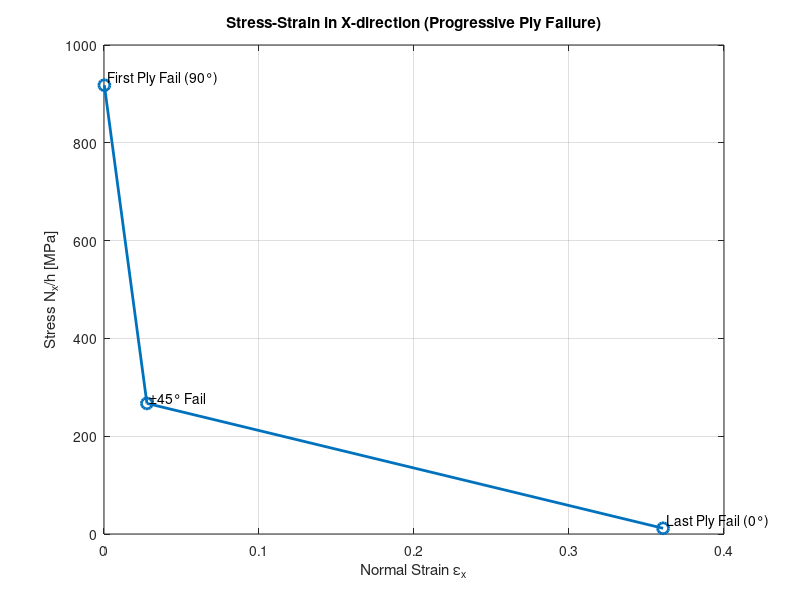
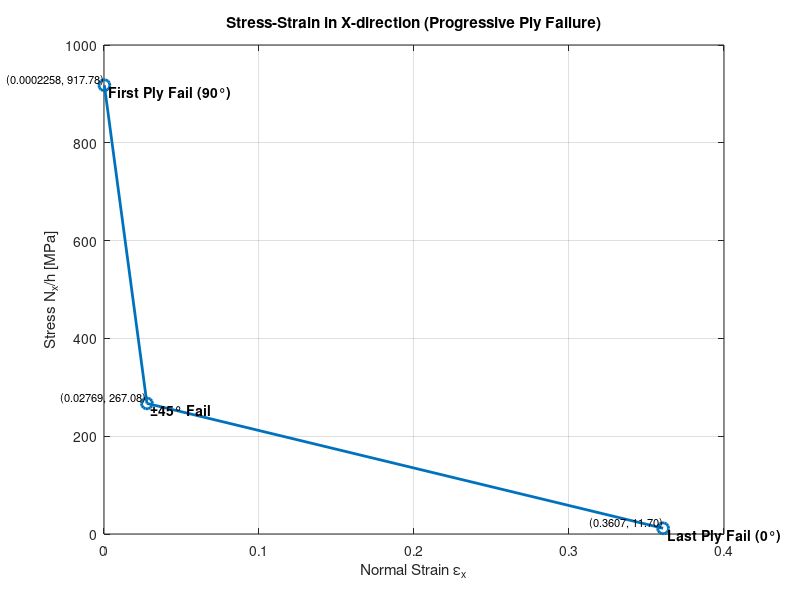

Write MATLAB code to recreate these figures, in order.
clear;
clc;

%Properties for Torayca T700 G Carbon fiber
Ef = 588e9; %Pa
Vf = 0.6;
vf = 0.21;
Gf = Ef/(2*(1+vf));
%Properties for Expoxy used in aerospace composites
Em = 3.5e9; %Pa
Vm = 0.4; % volumetric
vm = 0.34; %Poissons Ratio
Gm = Em/(2*(1+vm));

t1 = 0.000625;

ply_pattern = [0, 90, +45, -45, 0, 90]; %0, -15,0 ,0,15, 0

% Define number of times to repeat this pattern
N = 8;  % This gives 6 * N plies (e.g., 240 plies if N = 40)

P = 70e6; %Pa
r = 0.0762;%m
E_al = 68.9e9;%Pa
tal= 0.003;%m

alpha_1 = -1.1e-6;     % Updated from datasheet
alpha_2 = 30e-6;      % in 1/°C
alpha_12 = 0;
alpha = [alpha_1; alpha_2; alpha_12];  % Material coord

beta_1 = 0;
beta_2 = 0.02;
beta_12= 0;
beta = [beta_1;
    beta_2;
    beta_12];

DeltaT = -60;     % Example: thermal change (°C)
DeltaC = 0.2;    % Example: moisture content change




%Elastic Approach E1 calculation
E1_ROM = Ef * Vf + Em * (1 - Vf);

numerator = 2 * Em * Ef * Vf * (vf - vm)^2 * (1 - Vf);

denominator = Ef * (2 * vm^2 * Vf - vm + Vf * vm - Vf - 1) + ...
              Em * (-1 - 2 * Vf * vf^2 + vf - Vf * vf + 2 * vf^2 + Vf);

E1 = E1_ROM - (numerator/denominator);

%************************Elastic Approach E2 calculation******************

nm = 3 - 4 * vm;
nf = 3 - 4 * vf;

% Compute bulk moduli
Kf = Ef / (2 * (1 + vf) * (1 - 2 * vf));
Km = Em / (2 * (1 + vm) * (1 - 2 * vm));

% Compute effective bulk modulus K*
numerator = Km * (Kf + Gm) * Vm + Kf * (Km + Gm) * Vf;
denominator = (Kf + Gm) * Vm + (Km + Gm) * Vf;
K_star = numerator / denominator;

% Compute m
m = 1 + 4 * K_star * (vf^2) / E1;

% Compute A, B, C (from quadratic for G23)
Gf_Gm = Gf / Gm;

A = 3 * Vf * (1 - Vf)^2 * (Gf_Gm - 1) * (Gf_Gm + nf) + ...
    ((Gf_Gm * nm + nf * nm - Gf_Gm * Vf^3 * (Vf * nm * (Gf_Gm - 1) - Gf_Gm * nm - 1)));

B = -3 * Vf * (1 - Vf)^2 * (Gf_Gm - 1) * (Gf_Gm + nf) + ...
    0.5 * (nm * Gf_Gm + Gf_Gm) * Vf + ...
    (nm - 1) * (Gf_Gm + nf) - ...
    2 * (Gf_Gm * nm - Gf_Gm * nf) * Vf^3 + ...
    (Vf / 2) * (nm + 1) * (Gf_Gm - 1) * ...
    (Gf_Gm + nf + Gf_Gm * (nm - nf)) * Vf^3;

C = 3 * Vf * (1 - Vf)^2 * (Gf_Gm - 1) * (Gf_Gm + nf) + ...
    (nm * Gf_Gm + (Gf_Gm - 1) * Vf + 1) * ...
    (Gf_Gm + nf + Gf_Gm * (nm - nf)) * Vf^3;

% Solve the quadratic A*x^2 + 2B*x + C = 0 for x = G23/Gm
coeffs = [A, 2*B, C];
roots_x = roots(coeffs);

% Choose positive, real root for G23
G23 = Gm * max(real(roots_x(real(roots_x) > 0)));

% Compute Poisson’s ratio ν23
v23 = (K_star - m * G23) / (K_star + m * G23);

% Compute E2
E2 = 2 * (1 + v23) * G23;

% Display results
fprintf('G23 = %.2f GPa\n', G23 / 1e9);
fprintf('ν23 = %.4f\n', v23);
fprintf('Transverse modulus E2 = %.2f GPa\n', E2 / 1e9);

% **********************Elasticity approach calculation of v12***********

numerator = Vf * Vm * (vf - vm) * ...
    (2 * Ef * vm^2 + vm * Ef - Ef + Em - Em * Vf - 2 * Em * vf^2);

denominator = (2 * vm^2 * Vf - vm + vm * Vf - 1 - Vf) * Ef + ...
              (2 * vf^2 - Vf * vf - 2 * Vf * vf^2 + Vf + vf - 1) * Em;

v12 = vf*Vf +vm*Vm + (numerator / denominator);

fprintf('Poisson''s ratio v12 = %.6f\n', v12);

%*********************Elasticity approach G12 calculations***************

G12 = Gm *((Gf*(1+Vf)+Gm*(1-Vf))/(Gf*(1-Vf)+Gm*(1+Vf)));

fprintf('Shear modulus G12= %.2f\n',G12);

v21 = v12 * E2 / E1;  % Ensure reciprocal relation
% Material properties
%E1 = 338e9;      % Pa
%E2 = 103e9;      % Pa
%G12 = 7.2e9;     % Pa
%v12 = 0.27;


% Reduced stiffness matrix [Q]
Q11 = E1 / (1 - v12 * v21);
Q12 = v12 * E2 / (1 - v12 * v21);
Q22 = E2 / (1 - v12 * v21);
Q66 = G12;

% Ply angles in degrees



% Build the full theta_deg vector
theta_deg = repmat(ply_pattern, 1, N);

% Count number of plies
nplies = length(theta_deg);

% Initialize 3D matrix to store Q_bar for each ply
Qbar_all = zeros(3, 3, nplies);

for i = 1:nplies
    theta = deg2rad(theta_deg(i));
    c = cos(theta);
    s = sin(theta);

    % Barred Q components from CLT (as in image)
    Q11_bar = Q11 * c^4 + Q22 * s^4 + 2*(Q12 + 2*Q66) * s^2 * c^2;
    Q12_bar = (Q11 + Q22 - 4*Q66) * s^2 * c^2 + Q12 * (s^4 + c^4);
    Q22_bar = Q11 * s^4 + Q22 * c^4 + 2*(Q12 + 2*Q66) * s^2 * c^2;
    Q16_bar = (Q11 - Q12 - 2*Q66) * c^3 * s - (Q22 - Q12 - 2*Q66) * s^3 * c;
    Q26_bar = (Q11 - Q12 - 2*Q66) * c * s^3 - (Q22 - Q12 - 2*Q66) * c^3 * s;
    Q66_bar = (Q11 + Q22 - 2*Q12 - 2*Q66) * s^2 * c^2 + Q66 * (s^4 + c^4);

    % Store the full Q̄ matrix
    Qbar_all(:,:,i) = [Q11_bar, Q12_bar, Q16_bar;
                       Q12_bar, Q22_bar, Q26_bar;
                       Q16_bar, Q26_bar, Q66_bar];
end

% Display result for the first ply
disp('Q̄ matrix for Ply 1 (Pa):');
for i = 1:nplies
disp(Qbar_all(:,:,i));
end
%****************************hcalculation*************************

n = nplies;                        % Number of plies

t_ply = t1;               % Ply thickness in meters
t = t_ply * ones(1, n);        % Vector of ply thicknesses

% Total laminate thickness
h = sum(t);

% Initialize surface position array
h_surface = zeros(1, n+1);     % h_0 to h_n

% Calculate h_0 (top surface)
h_surface(1) = -h/2;

% Loop through to calculate remaining surfaces
for k = 2:n+1
    h_surface(k) = h_surface(k-1) + t(k-1);   % bottom of ply k-1
end

% Display results
disp(['Total laminate thickness h = ', num2str(h), ' m']);
disp('z-positions of ply surfaces (from top h_0 to bottom h_n):');
disp(h_surface');

%**************************** A, B, D matrix calculation *************************

% Initialize A, B, and D matrices
A = zeros(3,3);
B = zeros(3,3);
D = zeros(3,3);

% Loop over each ply to compute contributions
for k = 1:n
    Qk = Qbar_all(:,:,k);             % Q̄ matrix for ply k
    z_k = h_surface(k+1);             % bottom surface of ply k
    z_k_1 = h_surface(k);             % top surface of ply k
    
    delta_z = z_k - z_k_1;
    
    A = A + Qk * delta_z;
    B = B + 0.5 * Qk * (z_k^2 - z_k_1^2);
    D = D + (1/3) * Qk * (z_k^3 - z_k_1^3);
end

% Display results
disp('A matrix [N/m]:');
disp(A);

disp('B matrix [N]:');
disp(B);

disp('D matrix [Nm]:');
disp(D);

%**************************** Inverses of A, B, D *************************

% Inverses of A, B, and D matrices
A_inv = inv(A);
B_inv = inv(B);
D_inv = inv(D);

% Display inverse matrices
disp('Inverse of A matrix [m/N]:');
disp(A_inv);

disp('Inverse of B matrix:');
disp(B_inv);

disp('Inverse of D matrix [1/Nm]:');
disp(D_inv);

% in plane engineering constant of a laminate

Ex = 1/(h*A_inv(1,1));
Ey = 1/(h*A_inv(2,2));
Gxy = 1/(h*A_inv(3,3));
vxy = - A_inv(1,2)/(A_inv(1,1));
vyx = - A_inv(1,2)/(A_inv(2,2));

%Flexural Engineering contants

Efx = 12/(h^3*D_inv(1,1));
Efy = 12/(h^3*D_inv(2,2));
Gfxy = 12/(h^3*D_inv(3,3));
vfxy = - D_inv(1,2)/(D_inv(1,1));
vfyx = - D_inv(1,2)/(D_inv(2,2));

% using the following equation calculated from hoop formula for thin wall
% pressure cylinder, which is Sigal = P*r/(tal+(E_comp * h/E_al))



%************stress(x) developed in alluminum linner due to pressure=70Mpa in cylinder ************

sigma_al = P*r/(tal+(Ex * h/E_al)); % should be less than sigma_al=(sigma_y)ult/SF which is sigma_al=255e6/2.5=1.02e8

%***************************Allowable stress for alluminum linner************
sigma_all=255e6/2;% allowable stress in x direction in alluminum

if sigma_al <= sigma_all
    fprintf('✅ Design is SAFE. sigma_al = %.2f MPa ≤ sigma_all = %.2f MPa\n', sigma_al/1e6, sigma_all/1e6);
else
    fprintf('❌ Design is NOT SAFE. sigma_al = %.2f MPa > sigma_all = %.2f MPa\n', sigma_al/1e6, sigma_all/1e6);
end





%****************Calculation for stress based on chapter 4 in Cabon fiber/epoxy laminate**************



% Assuming ply_pattern is in degrees (like [0 15 -15 ...])
T_inv = zeros(3, 3, nplies);
alpha_all = zeros(3, nplies);  % Store all α in global coord
alpha_new = zeros(3, nplies);

beta_all = zeros(3, nplies);  % Store all α in global coord
beta_new = zeros(3, nplies);
for i = 1:nplies

    theta = deg2rad(theta_deg(i));  % Convert degrees to radians
    c = cos(theta);
    s = sin(theta);

    % Transformation matrix for thermal expansion
    T_inv(:,:,i) = [c^2, s^2, -2*s*c;
                    s^2, c^2,  2*s*c;
                    s*c, -s*c, c^2 - s^2];

    % Apply transformation to α
    alpha_new(:,i) = T_inv(:,:,i) * alpha;
    alpha_all(:,i) = alpha_new(:,i);
 
    alpha_all(3,i) = alpha_new(3,i)/2;

    % Display
    fprintf('Alpha [x y xy] for Ply %d:\n', i);
    disp(alpha_all(:,i));

    beta_new(:,i) = T_inv(:,:,i) * beta;
    beta_all(:,i) = beta_new(:,i);
 
    beta_all(3,i) = beta_new(3,i)/2;

    % Display
    fprintf('beta [x y xy] for Ply %d:\n', i);
    disp(beta_all(:,i));

end

% Hygrothermal force/moment resultants



N_T = zeros(3,1);  % Thermal force
M_T = zeros(3,1);  % Thermal moment
N_C = zeros(3,1);  % Moisture force
M_C = zeros(3,1);  % Moisture moment

for k = 1:nplies

    Qk = Qbar_all(:,:,k);         % Q̄ for ply k
    alpha_k = alpha_all(:,k);     % Global α for ply k
    beta_k  = beta_all(:,k);      % Global β for ply k

    z_k = h_surface(k+1);         % bottom surface
    z_k_1 = h_surface(k);         % top surface

    delta_z = z_k - z_k_1;
    delta_z2 = z_k^2 - z_k_1^2;
    delta_z3 = z_k^3 - z_k_1^3;

    N_T = N_T + DeltaT * Qk * alpha_k * delta_z;
    M_T = M_T + 0.5 * DeltaT * Qk * alpha_k * delta_z2;

    N_C = N_C + DeltaC * Qk * beta_k * delta_z;
    M_C = M_C + 0.5 * DeltaC * Qk * beta_k * delta_z2;

end

% Display results
fprintf('\n--- Thermal Force Resultant N_T [N/m] ---\n');
disp(N_T);
fprintf('--- Thermal Moment Resultant M_T [Nm/m] ---\n');
disp(M_T);

fprintf('\n--- Moisture Force Resultant N_C [N/m] ---\n');
disp(N_C);
fprintf('--- Moisture Moment Resultant M_C [Nm/m] ---\n');
disp(M_C);

NM_T = [N_T; M_T]; %specificly for calculating hygrothermal properties

% Stack moisture force and moment
NM_C = [N_C; M_C]; %specificly for calculating hygrothermal properties

% Add them together
NMTC_total = NM_T + NM_C; %specificly for calculating hygrothermal properties

% Display the result
disp('Total Hygrothermal Force & Moment Resultant [N/m; Nm/m]:');
disp(NMTC_total);

ABD = [A,B;B,D];
disp(ABD);
ABD_inv = inv(ABD);
disp(ABD_inv);
%strain = zeros(3,1);
%*******************Hygrothermal Effect in a Cabon fiber/Epoxy Laminate **********************
%*************Starins in the laminate e0 and k*********************
strain = ABD_inv * NMTC_total;
disp('Starins in the mid plane fue to bending and curvature');
disp(strain);

e0 = [strain(1,1);
    strain(2,1);
    0]; %specificly for calculating hygrothermal properties


k = [0;
    0;
    strain(6,1)];%specificly for calculating hygrothermal properties


%*******************Hygrothermal Effect in a Cabon fiber/Epoxy Laminate **********************
%*************hygrothermal properties for bottom layer*********************
e_bottom = e0 + (h/2) * k;
disp('strain in x,y and xy for the bottom most layer is')
disp(e_bottom);

et_bottom = DeltaT * alpha_all(:,n);
disp('Thermal strain in x,y and xy for the bottom most layer is')
disp(et_bottom);

ec_bottom = DeltaC * beta_all(:,n);
disp('Moisture strain in x,y and xy for the bottom most layer is')
disp(ec_bottom);

em_bottom = e_bottom-et_bottom-ec_bottom;
disp('Mechanical strain in x,y and xy for the bottom most layer is')
disp(em_bottom);

sigma_bottom = Qbar_all(:,:,n) * em_bottom;
disp('stress in x,y and xy for the bottom most layer is')
disp(sigma_bottom);

%*************hygrothermal properties for top layer**********************
e_top = e0 + (-h/2) * k;
disp('strain in x,y and xy for the top most layer is')
disp(e_top);

et_top = DeltaT * alpha_all(:,1);
disp('Thermal strain in x,y and xy for the top most layer is')
disp(et_top);

ec_top = DeltaC * beta_all(:,1);
disp('Moisture strain in x,y and xy for the top most layer is')
disp(ec_top);

em_top = e_top-et_top-ec_top;
disp('Mechanical strain in x,y and xy for the top most layer is')
disp(em_top);

sigma_top = Qbar_all(:,:,1) * em_top;
disp('stress in x,y and xy for the top most layer is')
disp(sigma_top);

% *********** Strain Distribution Through Laminate Thickness no external load**************

% Use z-positions of ply interfaces (nplies + 1 values)
z_points = h_surface;  % Already defined from -h/2 to +h/2 at ply boundaries

% Preallocate strain array [εx; εy; γxy]
strain_through_laminate = zeros(3, length(z_points));

% Compute strain at each interface (z = h_surface(i))
for i = 1:length(z_points)
    z = z_points(i);
    strain_through_laminate(:,i) = e0 + z * k;
end


% *********** Stress Distribution applied Through Laminate Thickness no external load **************

% Use z-positions of ply interfaces (nplies + 1 values)
z_points = h_surface;

% Preallocate stress array [σx; σy; τxy]
stress_through_laminate = zeros(3, length(z_points));

% Compute stress using precomputed strain at each z_point
for i = 1:length(z_points)
    ply_index = min(i, nplies);  % Safely cap the index
    Qk = Qbar_all(:,:,ply_index);  % Use corresponding Qbar matrix
    
    % Compute stress
    stress = Qk * strain_through_laminate(:, i);
    
    % Store result
    stress_through_laminate(:, i) = stress;
end

%----------------chapter 4 finished----------------------------------------

%****************************Chafter 5*************************************

sigma_x_comp = (P * r) / (2 * (tal + (Ex * h / E_al)));
sigma_y_comp = (P * r) / (2 * (tal + (Ey * h / E_al)));
fprintf('⬆️sigma x composite  = %.2e N/m\n ', sigma_x_comp);
fprintf('⬆️sigma y composite = %.2e N/m\n', sigma_y_comp);

Nx = sigma_x_comp * h;

Ny = sigma_y_comp * h;

    
Nxy = 0;

Mx = 0;

My = 0;

Mxy = 0;

NM = [Nx;Ny;Nxy;Mx;My;Mxy];

%e0k = zeros(3);

e0k = ABD_inv * NM;

epsilon_0 = [e0k(1,1);e0k(2,1);e0k(3,1)];
kappa = [e0k(4,1);e0k(5,1);e0k(6,1)];

z_points = 0.5 * (h_surface(1:end-1) + h_surface(2:end));  % mid-plane of each ply

% Initialize strain arrays
strains_g = zeros(3, 1, nplies);  % global strain
strains_m = zeros(3, 1, nplies);  % mechanical strain
stresses_g = zeros(3, 1, nplies);   % resulting stress
stresses_l = zeros(3, 1, nplies);
strains_l = zeros(3,1, nplies);

T = zeros(3, 3, nplies);

R = [1,0,0;
    0,1,0;
    0,0,2]; % reuters matrix
R_inv = inv(R);

for k = 1:nplies
    z = z_points(k);  % mid-plane depth of kth ply

    % Equation (4.69): global strain at depth z
    strains_g(:,:,k) = epsilon_0 + z * kappa;

    % Only apply thermal and moisture strain for ply 1 (top surface)
   

    % Equation (4.70): mechanical strain in kth ply
    strains_m(:,:,k) = strains_g(:,:,k) ;

    % Equation (4.71): mechanical stress in kth ply
    Qk = Qbar_all(:,:,k);
    stresses_g(:,:,k) = Qk * strains_m(:,:,k);

theta = deg2rad(theta_deg(k));

    c = cos(theta);
    s = sin(theta);

    % Transformation matrix for thermal expansion
    T(:,:,k) = [c^2, s^2, 2*s*c;
                    s^2, c^2,  -2*s*c;
                    -s*c, s*c, c^2 - s^2];

    stresses_l(:,:,k) = T(:,:,k)*stresses_g(:,:,k);

   % strains_l (:,:,k) = R * T(:,:,k)* inv(R) * strains_g(:,:,k);
T_strain = [c^2, s^2, c*s;
            s^2, c^2, -c*s;
            -2*c*s, 2*c*s, c^2 - s^2];

strains_l(:,:,k) = T_strain * strains_g(:,:,k);
end


% ------------------- Tsai-Wu Strength Ratio Calculation -------------------

% Constants
sigma1T_u = 2.01e9;   % Longitudinal tensile
sigma1C_u = 0.79e9;   % Longitudinal compressive
sigma2T_u = 34e6;     % Transverse tensile (from 90° test)
sigma2C_u = 246e6;    % Transverse compressive (reasonable assumption)
shear12_u = 55e6;     % Shear strength
%et1_u = 0.015;       % Longitudinal tensile strain
%et2_u = 0.006;       % Transverse tensile strain
  % Shear strength tau12 [Pa]

% Packing-based transverse compressive strain
%d_s = (2*3^(1/3)*Vf/pi())^(1/2);%hexagonal packing
%ecm_u = sigmam_u / Em;

%ec2_u =((d_s)*(Em/Ef)+(1-(d_s)))*ecm_u;
%ef_ult = sigmaf_u / Ef;

% Ultimate stresses
%sigma1T_u = sigmaf_u * Vf + ef_ult * Em * (1 - Vf);
%sigma2T_u = E2 * et2_u;
%sigma1C_u = E1 * et2_u / v12;
%sigma2C_u = E2 * ec2_u;

% Tsai-Wu coefficients
H1 = 1/sigma1T_u - 1/sigma1C_u;
H2 = 1/sigma2T_u - 1/sigma2C_u;
H6 = 0;
H11 = 1 / (sigma1T_u * sigma1C_u);
H22 = 1 / (sigma2T_u * sigma2C_u);
H66 = 1 / (shear12_u^2);
H12 = -0.5 * sqrt(H11 * H22);

% Strength Ratio storage
SR_all = zeros(1, nplies);

for k = 1:nplies
    sigma1 = stresses_l(1,1,k);   % σ1 in local coords
    sigma2 = stresses_l(2,1,k);   % σ2
    tau12  = stresses_l(3,1,k);   % τ12

    % Coefficients of quadratic in SR
    A = H11 * sigma1^2 + H22 * sigma2^2 + H66 * tau12^2 + 2 * H12 * sigma1 * sigma2;
    B = H1 * sigma1 + H2 * sigma2 + H6 * tau12;

    % Solve for SR from Tsai-Wu failure criterion
    SR = (-B + sqrt(B^2 + 4*A)) / (2*A);
    SR_all(k) = SR;
end

% Display results
fprintf('\n--- Tsai-Wu Strength Ratios for Each Ply ---\n');
disp(SR_all');

% Find the minimum strength ratio and the index of the failing ply
[SR_min, min_index] = min(SR_all);

% Update Nx and Ny based on the minimum strength ratio
Nx = Nx * SR_min;
Ny = Ny *SR_min;

% Get ply angle that caused failure
failing_angle = theta_deg(min_index);

% Display information
fprintf('\n*** First Ply Failure ***\n');
fprintf('Minimum Strength Ratio (SR_min): %.4f\n', SR_min);
fprintf('Failing ply index: %d\n', min_index);
fprintf('Ply angle (deg): %d°\n', failing_angle);
fprintf('Updated Nx = %.2e N/m\n', Nx);
fprintf('Updated Ny = %.2e N/m\n', Ny);

Nx_fpf = Nx;
fprintf('\n⚠️ First Ply Failure Stress sigmax = %.4f\n', Nx_fpf);
ex0_fpf = epsilon_0(1);
fprintf('\n⚠️First Ply Failure Strain ex0 = %.4f\n', ex0_fpf);
Ny_fpf = Ny;
fprintf('\n⚠️ First Ply Failure Stress sigmay = %.4f\n', Ny_fpf);
ey0_fpf = epsilon_0(2);
fprintf('\n⚠️ First Ply Failure Strain ey0 = %.4f\n', ey0_fpf);
strain_x_history = ex0_fpf;
Nx_history = Nx_fpf;

% ------------------- Recalculate SR After Ply Failure -------------------

% Define the angle that has failed completely (e.g., 90°)
failed_angle_deg = failing_angle;

% Loop through all plies and zero Qbar if angle is failed
for k = 1:nplies
    if theta_deg(k) == failed_angle_deg
        Qbar_all(:,:,k) = zeros(3);  % Degrade completely
    end
end

% Recalculate A matrix with updated Qbar_all
A = zeros(3,3);
for k = 1:nplies
    z_k = h_surface(k+1);
    z_k_1 = h_surface(k);
    delta_z = z_k - z_k_1;
    A = A + Qbar_all(:,:,k) * delta_z;
end

B = zeros(3,3);
for k = 1:nplies
    z_k = h_surface(k+1);
    z_k_1 = h_surface(k);
    delta_z = z_k^2 - z_k_1^2;
    B = B + 0.5*Qbar_all(:,:,k) * delta_z;
end

D = zeros(3,3);
for k = 1:nplies
    z_k = h_surface(k+1);
    z_k_1 = h_surface(k);
    delta_z = z_k^3 - z_k_1^3;
    D = D + (1/3)*Qbar_all(:,:,k) * delta_z;
end


A_inv = inv(A);
B_inv = inv(B);
D_inv = inv(D);

% Recalculate mid-plane strain using updated loads
ABD = [A, B; B, D];
ABD_inv = inv(ABD);
NM = [Nx; Ny; 0; 0; 0; 0];

strain_k = ABD_inv * NM;
epsilon_0 = strain_k(1:3);
kappa = strain_k(4:6);

% Mid-plane z-points again
z_points = 0.5 * (h_surface(1:end-1) + h_surface(2:end));

% ------------------- Recalculate SR for Each Ply -------------------
SR_updated = ones(1, nplies);  % Default SR = 1 for failed plies

for k = 1:nplies
    if theta_deg(k) == failed_angle_deg
        continue;  % Skip already-failed ply
    end

    z = z_points(k);
    epsilon_g = epsilon_0 + z * kappa;

    theta = deg2rad(theta_deg(k));
    c = cos(theta);
    s = sin(theta);

    T = [c^2, s^2, 2*s*c;
         s^2, c^2, -2*s*c;
         -s*c, s*c, c^2 - s^2];

    T_strain = [c^2, s^2, c*s;
                s^2, c^2, -c*s;
                -2*c*s, 2*c*s, c^2 - s^2];

    epsilon_l = T_strain * epsilon_g;
    Qk = Qbar_all(:,:,k);
    sigma_g = Qk * epsilon_g;
    sigma_l = T * sigma_g;

    sigma1 = sigma_l(1);
    sigma2 = sigma_l(2);
    tau12 = sigma_l(3);

    % Tsai-Wu coefficients
    H1 = 1/sigma1T_u - 1/sigma1C_u;
    H2 = 1/sigma2T_u - 1/sigma2C_u;
    H6 = 0;
    H11 = 1/(sigma1T_u * sigma1C_u);
    H22 = 1/(sigma2T_u * sigma2C_u);
    H66 = 1/(shear12_u^2);
    H12 = -0.5 * sqrt(H11 * H22);

    A_tw = H11 * sigma1^2 + H22 * sigma2^2 + H66 * tau12^2 + 2 * H12 * sigma1 * sigma2;
    B_tw = H1 * sigma1 + H2 * sigma2;
    SR = (-B_tw + sqrt(B_tw^2 + 4*A_tw)) / (2*A_tw);

    SR_updated(k) = SR;
end

% ------------------- Display 2nd SR Values -------------------

fprintf('\n--- Updated Strength Ratios After %d° Ply Failure ---\n', failed_angle_deg);
for k = 1:nplies
    fprintf('Ply %3d (Angle %3d°):  SR = %.4f\n', k, theta_deg(k), SR_updated(k));
end

% Step 1: Remove plies that already failed (SR == 1 or Qbar == 0)
SR_filtered = SR_updated(SR_updated < 1 & SR_updated > 0);

% Step 2: Check if any plies are left to fail
if isempty(SR_filtered)
    fprintf('🛑 All plies have failed or no further failure possible.\n');

end

% Step 3: Get minimum SR (next ply to fail)
SR_min_next = min(SR_filtered);

% Step 4: Apply SR_min to increase applied load
Nx = Nx*SR_min_next ;
Ny = Ny*SR_min_next;

fprintf('\n⚠️ Next failing ply SR = %.6f\n', SR_min_next);
fprintf('⬆️ Updated Nx = %.2e N/m\n', Nx);
fprintf('⬆️ Updated Ny = %.2e N/m\n', Ny);

Nx_2pf = Nx;
fprintf('\n⚠️ second Ply Failure Stress sigmax = %.4f\n', Nx_2pf);
ex0_2pf = epsilon_0(1);
fprintf('\n⚠️ second Ply Failure Strain ex0 = %.4f\n', ex0_2pf);
Ny_2pf = Ny;
fprintf('\n⚠️ second Ply Failure load = %.4f\n', Ny_2pf);
ey0_2pf = epsilon_0(2);
fprintf('\n⚠️ second Ply Failure load= %.4f\n', ey0_2pf);
strain_x_history(end+1) = ex0_2pf;
Nx_history(end+1) = Nx_2pf;

%***********************3rd iteration for third angle*********************
% --- Third Iteration: Handle Failure of ±45° Plies ---

% Generalize: Mark plies with these angles as failed (degrade stiffness)
failed_angles_deg = [45, -45];

for k = 1:nplies
    if any(theta_deg(k) == failed_angles_deg)
        Qbar_all(:,:,k) = zeros(3);  % Fully degrade this ply
    end
end

% Recalculate A matrix
A = zeros(3,3);
for k = 1:nplies
    z_k = h_surface(k+1);
    z_k_1 = h_surface(k);
    A = A + Qbar_all(:,:,k) * (z_k - z_k_1);
end
A_inv = inv(A);

% Recompute mid-plane strain
ABD = [A, zeros(3); zeros(3), eye(3)];
ABD_inv = [A_inv, zeros(3); zeros(3), zeros(3)];
NM = [Nx; Ny; 0; 0; 0; 0];

strain_k = ABD_inv * NM;
epsilon_0 = strain_k(1:3);
kappa = strain_k(4:6);

% Compute SR values again
SR_third = ones(1, nplies);  % Default to 1 for failed plies
z_points = 0.5 * (h_surface(1:end-1) + h_surface(2:end));

for k = 1:nplies
    % Skip failed plies (Q = 0)
    if all(Qbar_all(:,:,k) == 0)
        continue;
    end

    z = z_points(k);
    epsilon_g = epsilon_0 + z * kappa;

    theta = deg2rad(theta_deg(k));
    c = cos(theta); s = sin(theta);

    % Transformation matrices
    T = [c^2, s^2, 2*s*c;
         s^2, c^2, -2*s*c;
         -s*c, s*c, c^2 - s^2];

    T_strain = [c^2, s^2, c*s;
                s^2, c^2, -c*s;
                -2*c*s, 2*c*s, c^2 - s^2];

    epsilon_l = T_strain * epsilon_g;
    Qk = Qbar_all(:,:,k);
    sigma_g = Qk * epsilon_g;
    sigma_l = T * sigma_g;

    sigma1 = sigma_l(1);
    sigma2 = sigma_l(2);
    tau12 = sigma_l(3);

    A_tw = H11 * sigma1^2 + H22 * sigma2^2 + H66 * tau12^2 + 2 * H12 * sigma1 * sigma2;
    B_tw = H1 * sigma1 + H2 * sigma2;

    if A_tw <= 0
        SR = 1;  % If no stiffness, treat as failed/inactive
    else
        SR = (-B_tw + sqrt(B_tw^2 + 4*A_tw)) / (2*A_tw);
    end

    SR_third(k) = SR;
end

% --- Display SRs ---
fprintf('\n--- Third Iteration: SRs for Remaining Plies ---\n');
for k = 1:nplies
    fprintf('Ply %3d (Angle %3d°):  SR = %.4f\n', k, theta_deg(k), SR_third(k));
end

% --- Filter SRs ---
SR_valid = SR_third(SR_third < 1 & SR_third > 0);

if isempty(SR_valid)
    fprintf('✅ All remaining plies are safe. No further failure detected.\n');
else
    SR_min_third = min(SR_valid);

    % Update loads for next iteration
    Nx = Nx*SR_min_third ;
    Ny = Ny*SR_min_third ;

    fprintf('\n⚠️ Third Iteration: Minimum SR = %.4f\n', SR_min_third);
    fprintf('⬆️ Updated Nx = %.2e N/m\n', Nx);
    fprintf('⬆️ Updated Ny = %.2e N/m\n', Ny);
end

Nx_Lpf = Nx;
fprintf('\n⚠️ Last Ply Failure Stress sigmax = %.4f\n', Nx_Lpf);
ex0_Lpf = epsilon_0(1);
fprintf('\n⚠️ Last Ply Failure Strain ex0 = %.4f\n', ex0_Lpf);
Ny_Lpf = Ny;
fprintf('\n⚠️ Last Ply Failure Load = %.4f\n', Ny_Lpf);
ey0_Lpf = epsilon_0(2);
fprintf('\n⚠️ Last Ply Failure load = %.4f\n', ey0_Lpf);

strain_x_history(end+1) = ex0_Lpf;
Nx_history(end+1) = Nx_Lpf;





%***********************4th iteration for fourth angle zero degrees*********************
% Degrade 0° plies: set Q = 0
final_failed_angle = 0;

for k = 1:nplies
    if theta_deg(k) == final_failed_angle
        Qbar_all(:,:,k) = zeros(3);  % Fully fail
    end
end

% Recompute A matrix with all failed plies
A = zeros(3,3);
for k = 1:nplies
    z_k = h_surface(k+1);
    z_k_1 = h_surface(k);
    A = A + Qbar_all(:,:,k) * (z_k - z_k_1);
end
A_inv = inv(A);

% Recompute laminate strain state
ABD = [A, zeros(3); zeros(3), eye(3)];
ABD_inv = [A_inv, zeros(3); zeros(3), zeros(3)];
NM = [Nx; Ny; 0; 0; 0; 0];

strain_k = ABD_inv * NM;
epsilon_0 = strain_k(1:3);
kappa = strain_k(4:6);

% Recompute SRs (should all be 1 or skipped now)
SR_final = ones(1, nplies);
z_points = 0.5 * (h_surface(1:end-1) + h_surface(2:end));

for k = 1:nplies
    if all(Qbar_all(:,:,k) == 0)
        continue;  % Skip already-failed
    end

    z = z_points(k);
    epsilon_g = epsilon_0 + z * kappa;

    theta = deg2rad(theta_deg(k));
    c = cos(theta);
    s = sin(theta);

    T = [c^2, s^2, 2*s*c;
         s^2, c^2, -2*s*c;
         -s*c, s*c, c^2 - s^2];

    T_strain = [c^2, s^2, c*s;
                s^2, c^2, -c*s;
                -2*c*s, 2*c*s, c^2 - s^2];

    epsilon_l = T_strain * epsilon_g;
    Qk = Qbar_all(:,:,k);
    sigma_g = Qk * epsilon_g;
    sigma_l = T * sigma_g;

    sigma1 = sigma_l(1);
    sigma2 = sigma_l(2);
    tau12 = sigma_l(3);

    A_tw = H11 * sigma1^2 + H22 * sigma2^2 + H66 * tau12^2 + 2 * H12 * sigma1 * sigma2;
    B_tw = H1 * sigma1 + H2 * sigma2;

    if A_tw <= 0
        SR = 1;  % Already failed
    else
        SR = (-B_tw + sqrt(B_tw^2 + 4*A_tw)) / (2*A_tw);
    end

    SR_final(k) = SR;
end

% Display SRs (final status)
fprintf('\n--- Final Iteration: 0° Ply SRs ---\n');
for k = 1:nplies
    fprintf('Ply %3d (Angle %3d°):  SR = %.4f\n', k, theta_deg(k), SR_final(k));
end

% Extract minimum SR from active plies
SR_last = SR_final(SR_final < 1 & SR_final > 0);

if isempty(SR_last)
    fprintf('\n✅ All 0° plies now failed. Design cannot carry further load.\n');
    fprintf('🛑 Last Ply Failure Load (Nx) = %.2e N/m\n', Nx);
    fprintf('🛑 Last Ply Failure Load (Ny) = %.2e N/m\n', Ny);
else
    SR_min_last = min(SR_last);

    % Update final failure load
    Nx = Nx*SR_min_last ;
    Ny = Ny*SR_min_last ;

    fprintf('\n⚠️ Final Ply SR = %.4f\n', SR_min_last);
    fprintf('🛑 Last Ply Failure Load (Nx) = %.2e N/m\n', Nx);
    fprintf('🛑 Last Ply Failure Load (Ny) = %.2e N/m\n', Ny);
end

% === Final Plot: Nx/h vs epsilon_x (Stress-Strain Curve) ===
figure;
plot(strain_x_history, Nx_history / h / 1e6, '-o', 'LineWidth', 2, 'MarkerSize', 8);
xlabel('Normal Strain \epsilon_x');
ylabel('Stress N_x/h [MPa]');
title('Stress-Strain in X-direction (Progressive Ply Failure)');
grid on;

% Add markers
text(strain_x_history(1), Nx_history(1)/h/1e6, ' First Ply Fail (90°)', 'VerticalAlignment', 'bottom');
text(strain_x_history(2), Nx_history(2)/h/1e6, ' ±45° Fail', 'VerticalAlignment', 'bottom');
text(strain_x_history(3), Nx_history(3)/h/1e6, ' Last Ply Fail (0°)', 'VerticalAlignment', 'bottom');

figure;
plot(strain_x_history, Nx_history / h / 1e6, '-o', 'LineWidth', 2, 'MarkerSize', 8);
xlabel('Normal Strain \epsilon_x');
ylabel('Stress N_x/h [MPa]');
title('Stress-Strain in X-direction (Progressive Ply Failure)');
grid on;

% Annotate each point with coordinates
for i = 1:length(strain_x_history)
    str_x = strain_x_history(i);
    str_y = Nx_history(i) / h / 1e6;
    label = sprintf('(%0.4g, %0.2f)', str_x, str_y);
    text(str_x, str_y, label, 'VerticalAlignment', 'bottom', 'HorizontalAlignment', 'right', 'FontSize', 8);
end

% Optionally, add failure labels if desired
text(strain_x_history(1), Nx_history(1)/h/1e6, ' First Ply Fail (90°)', 'VerticalAlignment', 'top', 'FontWeight', 'bold');
text(strain_x_history(2), Nx_history(2)/h/1e6, ' ±45° Fail', 'VerticalAlignment', 'top', 'FontWeight', 'bold');
text(strain_x_history(3), Nx_history(3)/h/1e6, ' Last Ply Fail (0°)', 'VerticalAlignment', 'top', 'FontWeight', 'bold');
